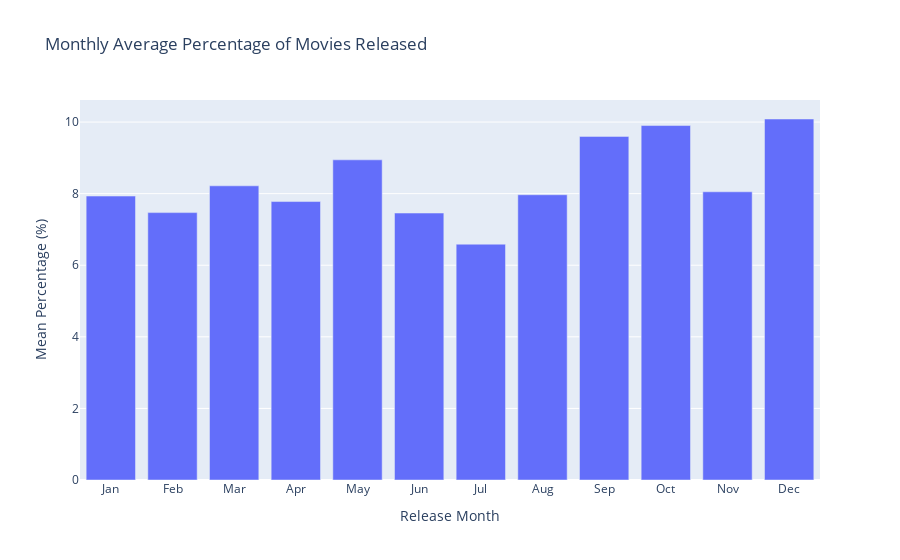

Write notebook code for a chart like this one.
### Markdown cell above
3) Now, let's move on to visualization! Below is a histogram illustrating our results.

### Code cell
plot_monthly_average(df_mean_month)

### Figure 1 — Plotly figure (JSON) as saved in the notebook; plotly's stock layout.template omitted (floating-point values rounded to 4 significant figures)
{"data": [{"alignmentgroup": "True", "hovertemplate": "Month=%{x}<br>Mean Percentage=%{y}<extra></extra>", "legendgroup": "", "marker": {"color": "#636EFA", "pattern": {"shape": ""}}, "name": "", "offsetgroup": "", "orientation": "v", "showlegend": false, "textposition": "auto", "type": "bar", "x": ["Jan", "Feb", "Mar", "Apr", "May", "Jun", "Jul", "Aug", "Sep", "Oct", "Nov", "Dec"], "xaxis": "x", "y": [7.932, 7.47, 8.219, 7.779, 8.945, 7.458, 6.588, 7.969, 9.6, 9.903, 8.052, 10.09], "yaxis": "y"}], "layout": {"barmode": "relative", "legend": {"tracegroupgap": 0}, "title": {"text": "Monthly Average Percentage of Movies Released"}, "xaxis": {"anchor": "y", "domain": [0, 1], "title": {"text": "Release Month"}}, "yaxis": {"anchor": "x", "domain": [0, 1], "title": {"text": "Mean Percentage (%)"}}}}
